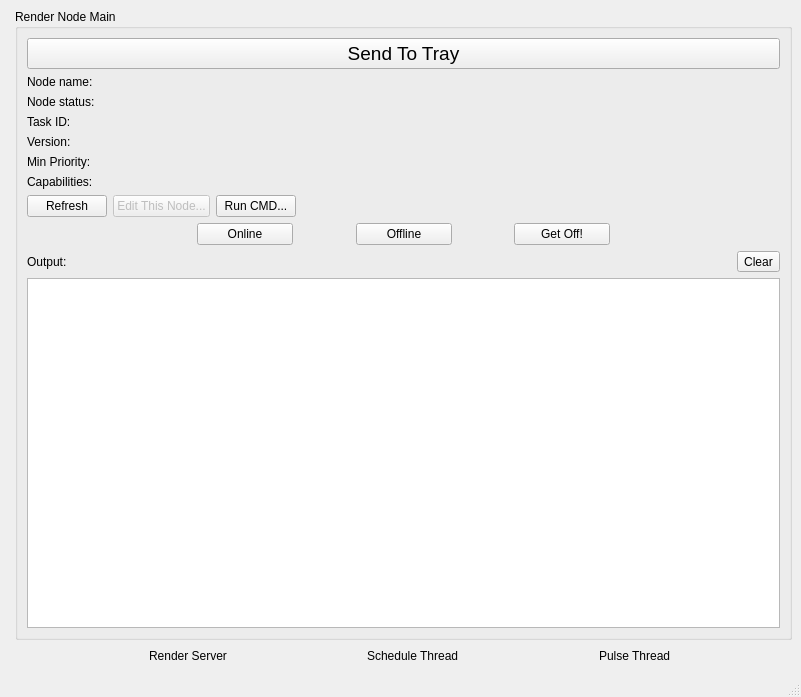
<?xml version="1.0" encoding="UTF-8"?>
<ui version="4.0">
 <class>RenderNodeMainWindow</class>
 <widget class="QMainWindow" name="RenderNodeMainWindow">
  <property name="geometry">
   <rect>
    <x>0</x>
    <y>0</y>
    <width>801</width>
    <height>697</height>
   </rect>
  </property>
  <property name="windowTitle">
   <string>RenderNodeMain</string>
  </property>
  <widget class="QWidget" name="centralwidget">
   <layout class="QFormLayout" name="formLayout">
    <item row="0" column="1">
     <widget class="QGroupBox" name="MainGroup">
      <property name="title">
       <string>Render Node Main</string>
      </property>
      <layout class="QFormLayout" name="formLayout_2">
       <property name="fieldGrowthPolicy">
        <enum>QFormLayout::AllNonFixedFieldsGrow</enum>
       </property>
       <item row="0" column="0" colspan="2">
        <widget class="QPushButton" name="trayButton">
         <property name="font">
          <font>
           <pointsize>14</pointsize>
           <weight>50</weight>
           <italic>false</italic>
           <bold>false</bold>
           <underline>false</underline>
           <kerning>true</kerning>
          </font>
         </property>
         <property name="text">
          <string>Send To Tray</string>
         </property>
        </widget>
       </item>
       <item row="1" column="0" colspan="2">
        <layout class="QFormLayout" name="formLayout_thisNodeLabels">
         <property name="fieldGrowthPolicy">
          <enum>QFormLayout::AllNonFixedFieldsGrow</enum>
         </property>
         <item row="0" column="0">
          <widget class="QLabel" name="nodeNameLabelLabel">
           <property name="text">
            <string>Node name:</string>
           </property>
          </widget>
         </item>
         <item row="0" column="1">
          <widget class="QLabel" name="nodeNameLabel">
           <property name="text">
            <string/>
           </property>
          </widget>
         </item>
         <item row="1" column="0">
          <widget class="QLabel" name="nodeStatusLabelLabel">
           <property name="text">
            <string>Node status:</string>
           </property>
          </widget>
         </item>
         <item row="1" column="1">
          <widget class="QLabel" name="nodeStatusLabel">
           <property name="text">
            <string/>
           </property>
          </widget>
         </item>
         <item row="2" column="0">
          <widget class="QLabel" name="taskIDLabelLabel">
           <property name="text">
            <string>Task ID:</string>
           </property>
          </widget>
         </item>
         <item row="2" column="1">
          <widget class="QLabel" name="taskIDLabel">
           <property name="text">
            <string/>
           </property>
          </widget>
         </item>
         <item row="3" column="0">
          <widget class="QLabel" name="nodeVersionLabelLabel">
           <property name="text">
            <string>Version:</string>
           </property>
          </widget>
         </item>
         <item row="3" column="1">
          <widget class="QLabel" name="nodeVersionLabel">
           <property name="text">
            <string/>
           </property>
          </widget>
         </item>
         <item row="4" column="0">
          <widget class="QLabel" name="nodeVersionLabelLabel_4">
           <property name="text">
            <string>Min Priority:</string>
           </property>
          </widget>
         </item>
         <item row="4" column="1">
          <widget class="QLabel" name="minPriorityLabel">
           <property name="text">
            <string/>
           </property>
          </widget>
         </item>
         <item row="5" column="0">
          <widget class="QLabel" name="nodeVersionLabelLabel_3">
           <property name="text">
            <string>Capabilities:</string>
           </property>
          </widget>
         </item>
         <item row="5" column="1">
          <widget class="QLabel" name="capabilitiesLabel">
           <property name="text">
            <string/>
           </property>
          </widget>
         </item>
        </layout>
       </item>
       <item row="2" column="0" colspan="2">
        <layout class="QHBoxLayout" name="horizontalLayout_6">
         <item>
          <widget class="QPushButton" name="refreshButton">
           <property name="text">
            <string>Refresh</string>
           </property>
           <property name="icon">
            <iconset>
             <normaloff>../images/refresh.png</normaloff>../images/refresh.png</iconset>
           </property>
           <property name="checkable">
            <bool>false</bool>
           </property>
          </widget>
         </item>
         <item>
          <widget class="QPushButton" name="editThisNodeButton">
           <property name="enabled">
            <bool>false</bool>
           </property>
           <property name="text">
            <string>Edit This Node...</string>
           </property>
          </widget>
         </item>
         <item>
          <widget class="QPushButton" name="runCmdButton">
           <property name="text">
            <string>Run CMD...</string>
           </property>
          </widget>
         </item>
         <item>
          <spacer name="horizontalSpacer_14">
           <property name="orientation">
            <enum>Qt::Horizontal</enum>
           </property>
           <property name="sizeHint" stdset="0">
            <size>
             <width>40</width>
             <height>20</height>
            </size>
           </property>
          </spacer>
         </item>
        </layout>
       </item>
       <item row="3" column="0" colspan="2">
        <layout class="QHBoxLayout" name="buttonLayout">
         <item>
          <spacer name="horizontalSpacer_9">
           <property name="orientation">
            <enum>Qt::Horizontal</enum>
           </property>
           <property name="sizeHint" stdset="0">
            <size>
             <width>40</width>
             <height>20</height>
            </size>
           </property>
          </spacer>
         </item>
         <item>
          <spacer name="horizontalSpacer_11">
           <property name="orientation">
            <enum>Qt::Horizontal</enum>
           </property>
           <property name="sizeHint" stdset="0">
            <size>
             <width>40</width>
             <height>20</height>
            </size>
           </property>
          </spacer>
         </item>
         <item>
          <spacer name="horizontalSpacer">
           <property name="orientation">
            <enum>Qt::Horizontal</enum>
           </property>
           <property name="sizeHint" stdset="0">
            <size>
             <width>40</width>
             <height>20</height>
            </size>
           </property>
          </spacer>
         </item>
         <item>
          <widget class="QPushButton" name="onlineButton">
           <property name="minimumSize">
            <size>
             <width>96</width>
             <height>0</height>
            </size>
           </property>
           <property name="text">
            <string>Online</string>
           </property>
          </widget>
         </item>
         <item>
          <spacer name="horizontalSpacer_7">
           <property name="orientation">
            <enum>Qt::Horizontal</enum>
           </property>
           <property name="sizeHint" stdset="0">
            <size>
             <width>40</width>
             <height>20</height>
            </size>
           </property>
          </spacer>
         </item>
         <item>
          <widget class="QPushButton" name="offlineButton">
           <property name="minimumSize">
            <size>
             <width>96</width>
             <height>0</height>
            </size>
           </property>
           <property name="text">
            <string>Offline</string>
           </property>
          </widget>
         </item>
         <item>
          <spacer name="horizontalSpacer_8">
           <property name="orientation">
            <enum>Qt::Horizontal</enum>
           </property>
           <property name="sizeHint" stdset="0">
            <size>
             <width>40</width>
             <height>20</height>
            </size>
           </property>
          </spacer>
         </item>
         <item>
          <widget class="QPushButton" name="getoffButton">
           <property name="minimumSize">
            <size>
             <width>96</width>
             <height>0</height>
            </size>
           </property>
           <property name="text">
            <string>Get Off!</string>
           </property>
          </widget>
         </item>
         <item>
          <spacer name="horizontalSpacer_2">
           <property name="orientation">
            <enum>Qt::Horizontal</enum>
           </property>
           <property name="sizeHint" stdset="0">
            <size>
             <width>40</width>
             <height>20</height>
            </size>
           </property>
          </spacer>
         </item>
         <item>
          <spacer name="horizontalSpacer_12">
           <property name="orientation">
            <enum>Qt::Horizontal</enum>
           </property>
           <property name="sizeHint" stdset="0">
            <size>
             <width>40</width>
             <height>20</height>
            </size>
           </property>
          </spacer>
         </item>
         <item>
          <spacer name="horizontalSpacer_10">
           <property name="orientation">
            <enum>Qt::Horizontal</enum>
           </property>
           <property name="sizeHint" stdset="0">
            <size>
             <width>40</width>
             <height>20</height>
            </size>
           </property>
          </spacer>
         </item>
        </layout>
       </item>
       <item row="4" column="0">
        <widget class="QLabel" name="outputLabel">
         <property name="text">
          <string>Output:</string>
         </property>
        </widget>
       </item>
       <item row="4" column="1">
        <layout class="QHBoxLayout" name="horizontalLayout">
         <item>
          <spacer name="horizontalSpacer_13">
           <property name="orientation">
            <enum>Qt::Horizontal</enum>
           </property>
           <property name="sizeHint" stdset="0">
            <size>
             <width>40</width>
             <height>20</height>
            </size>
           </property>
          </spacer>
         </item>
         <item>
          <widget class="QToolButton" name="clearButton">
           <property name="text">
            <string>Clear</string>
           </property>
           <property name="checkable">
            <bool>false</bool>
           </property>
           <property name="popupMode">
            <enum>QToolButton::DelayedPopup</enum>
           </property>
           <property name="autoRaise">
            <bool>false</bool>
           </property>
          </widget>
         </item>
        </layout>
       </item>
       <item row="5" column="0" colspan="2">
        <widget class="QTextEdit" name="outputTextEdit">
         <property name="minimumSize">
          <size>
           <width>0</width>
           <height>350</height>
          </size>
         </property>
         <property name="readOnly">
          <bool>true</bool>
         </property>
        </widget>
       </item>
      </layout>
     </widget>
    </item>
    <item row="1" column="1">
     <layout class="QHBoxLayout" name="statusLayout">
      <item>
       <spacer name="horizontalSpacer_5">
        <property name="orientation">
         <enum>Qt::Horizontal</enum>
        </property>
        <property name="sizeHint" stdset="0">
         <size>
          <width>40</width>
          <height>20</height>
         </size>
        </property>
       </spacer>
      </item>
      <item>
       <widget class="QLabel" name="renderServerPixmap">
        <property name="text">
         <string/>
        </property>
        <property name="pixmap">
         <pixmap>../images/status/notStarted.png</pixmap>
        </property>
       </widget>
      </item>
      <item>
       <widget class="QLabel" name="renderServerLabel">
        <property name="text">
         <string>Render Server</string>
        </property>
       </widget>
      </item>
      <item>
       <spacer name="horizontalSpacer_3">
        <property name="orientation">
         <enum>Qt::Horizontal</enum>
        </property>
        <property name="sizeHint" stdset="0">
         <size>
          <width>40</width>
          <height>20</height>
         </size>
        </property>
       </spacer>
      </item>
      <item>
       <widget class="QLabel" name="scheduleThreadPixmap">
        <property name="text">
         <string/>
        </property>
        <property name="pixmap">
         <pixmap>../images/status/notStarted.png</pixmap>
        </property>
       </widget>
      </item>
      <item>
       <widget class="QLabel" name="scheduleThreadLabel">
        <property name="text">
         <string>Schedule Thread</string>
        </property>
       </widget>
      </item>
      <item>
       <spacer name="horizontalSpacer_4">
        <property name="orientation">
         <enum>Qt::Horizontal</enum>
        </property>
        <property name="sizeHint" stdset="0">
         <size>
          <width>40</width>
          <height>20</height>
         </size>
        </property>
       </spacer>
      </item>
      <item>
       <widget class="QLabel" name="pulseThreadPixmap">
        <property name="text">
         <string/>
        </property>
        <property name="pixmap">
         <pixmap>../images/status/notStarted.png</pixmap>
        </property>
       </widget>
      </item>
      <item>
       <widget class="QLabel" name="pulseThreadLabel">
        <property name="text">
         <string>Pulse Thread</string>
        </property>
       </widget>
      </item>
      <item>
       <spacer name="horizontalSpacer_6">
        <property name="orientation">
         <enum>Qt::Horizontal</enum>
        </property>
        <property name="sizeHint" stdset="0">
         <size>
          <width>40</width>
          <height>20</height>
         </size>
        </property>
       </spacer>
      </item>
     </layout>
    </item>
   </layout>
  </widget>
  <widget class="QStatusBar" name="statusbar"/>
 </widget>
 <resources/>
 <connections/>
</ui>
